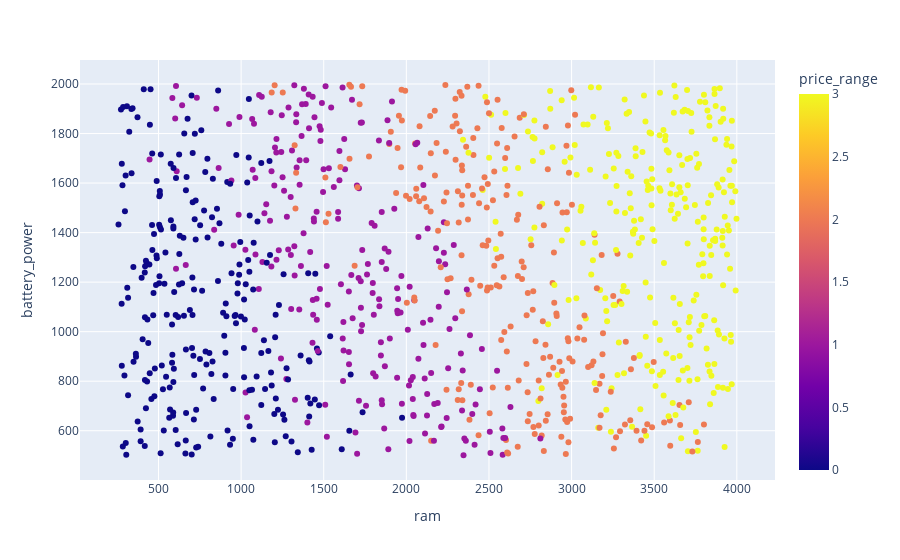

This figure's notebook cell:
### Code cell
# This is how we use this to show the dataset
import plotly.express as px
fig = px.scatter(df.head(1000), x='ram', y='battery_power', color='price_range')
fig.show()

### Figure 1 — Plotly figure (JSON) as saved in the notebook; plotly's stock layout.template omitted (floating-point values rounded to 4 significant figures; data arrays with more than 128 entries replaced by an {"elided": "..."} marker saying what was removed)
{"data": [{"hovertemplate": "ram=%{x}<br>battery_power=%{y}<br>price_range=%{marker.color}<extra></extra>", "legendgroup": "", "marker": {"color": {"elided": "1000 int values"}, "coloraxis": "coloraxis", "symbol": "circle"}, "mode": "markers", "name": "", "orientation": "v", "showlegend": false, "type": "scatter", "x": {"elided": "1000 int values"}, "xaxis": "x", "y": {"elided": "1000 int values"}, "yaxis": "y"}], "layout": {"coloraxis": {"colorbar": {"title": {"text": "price_range"}}, "colorscale": [[0, "#0d0887"], [0.1111, "#46039f"], [0.2222, "#7201a8"], [0.3333, "#9c179e"], [0.4444, "#bd3786"], [0.5556, "#d8576b"], [0.6667, "#ed7953"], [0.7778, "#fb9f3a"], [0.8889, "#fdca26"], [1, "#f0f921"]]}, "legend": {"tracegroupgap": 0}, "margin": {"t": 60}, "xaxis": {"anchor": "y", "domain": [0, 1], "title": {"text": "ram"}}, "yaxis": {"anchor": "x", "domain": [0, 1], "title": {"text": "battery_power"}}}}
